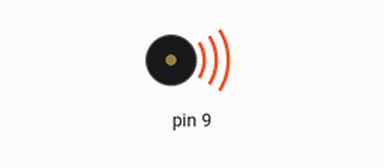
A sketch run on a simulated Arduino Uno, built with avr-gcc and run on an emulated ATmega328P. On the bench: buzzer (waves = sounding).

Above: at 0.2 s.
Timing chart, 0 to 3.8 s (numbered marks = the images above):
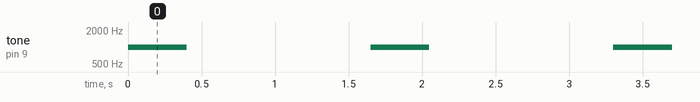

Measured:
- by itself, tone on pin 9: alternates 1000 Hz for 0.40 s and silent for 1.3 s

The sketch:

4_buzzer_test.ino
```cpp
//outputs a PWM on pin 9 for buzzer

byte a;

void setup()
{
  pinMode(9, OUTPUT);
}

void loop()
{
  tone(9 ,1000);
  delay(200);
  noTone(9);
  tone(9, 1000);
  delay(200);
  noTone(9);
  pinMode(9, INPUT);
  delay(1250);
}
```
